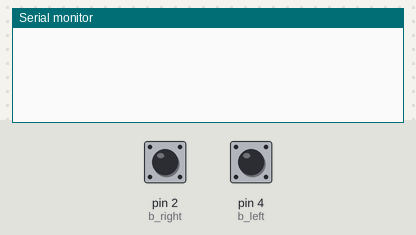
Recording of a sketch running on a simulated Arduino Uno, built with avr-gcc and run on an emulated ATmega328P. Parts: the last lines printed to the serial monitor. The test bench sets the inputs (shaded band); at power-on: pin 2 (b_right) LOW, pin 4 (b_left) LOW.

Above: at 1.2 s.
1.3 s: pin 2 (b_right) pulled HIGH for 0.15 s
At 1.8 s:
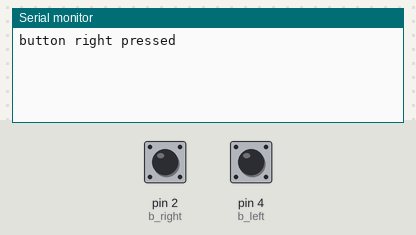
2.9 s: pin 4 (b_left) pulled HIGH for 0.15 s
At 4.2 s:
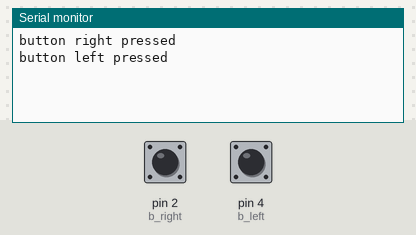

The sketch:

button_test.ino
```cpp
// the number of the pushbutton pin
const int b_right = 2;
const int b_left = 4;

// variable for reading the pushbutton status
int b_right_state = LOW;
int b_left_state = LOW;

void setup() {
  // initialize the pushbutton pin as an input:
  pinMode(b_right, INPUT);
  pinMode(b_left, INPUT);

  //open the serial port
  Serial.begin(9600);
}

void loop() {
   // read the state of the pushbutton value
   b_right_state = digitalRead(b_right);
   if (b_right_state)
   {
    Serial.println("button right pressed");
    delay(1000);
   }

   b_left_state = digitalRead(b_left);
   if(b_left_state)
   {
    Serial.println("button left pressed");
    delay(1000);
   }
}
```

Measured:
- after the input at 1.3 s, the serial monitor: prints a new line at once (image 1)
- after the input at 2.9 s, the serial monitor: prints a new line at once (image 2)
